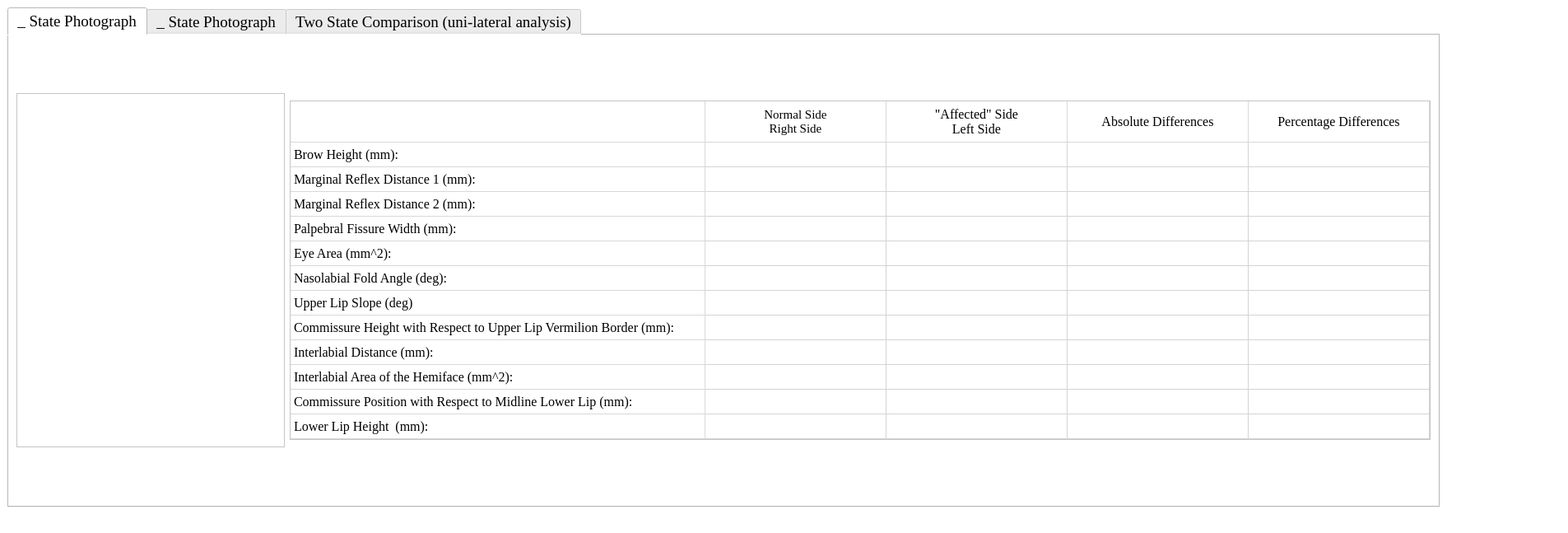
<?xml version="1.0" encoding="UTF-8"?>
<ui version="4.0">
 <class>MainWindow</class>
 <widget class="QMainWindow" name="MainWindow">
  <property name="geometry">
   <rect>
    <x>0</x>
    <y>0</y>
    <width>1905</width>
    <height>647</height>
   </rect>
  </property>
  <property name="sizePolicy">
   <sizepolicy hsizetype="Fixed" vsizetype="Fixed">
    <horstretch>0</horstretch>
    <verstretch>0</verstretch>
   </sizepolicy>
  </property>
  <property name="windowTitle">
   <string>Measurement Window</string>
  </property>
  <property name="windowIcon">
   <iconset>
    <normaloff>../icons/Home_logo_square.jpg</normaloff>../icons/Home_logo_square.jpg</iconset>
  </property>
  <property name="styleSheet">
   <string notr="true">background-color: rgb(255, 255, 255);</string>
  </property>
  <widget class="QWidget" name="centralwidget">
   <layout class="QFormLayout" name="formLayout">
    <item row="0" column="0">
     <widget class="QTabWidget" name="tabWidget">
      <property name="font">
       <font>
        <family>Times New Roman</family>
        <pointsize>14</pointsize>
       </font>
      </property>
      <property name="styleSheet">
       <string notr="true">background-color: rgb(255, 255, 255);</string>
      </property>
      <property name="currentIndex">
       <number>0</number>
      </property>
      <widget class="QWidget" name="photo1Tab">
       <attribute name="title">
        <string>_ State Photograph</string>
       </attribute>
       <layout class="QGridLayout" name="gridLayout_2">
        <item row="0" column="2">
         <widget class="QTableWidget" name="photo1Table">
          <property name="sizePolicy">
           <sizepolicy hsizetype="Fixed" vsizetype="Fixed">
            <horstretch>0</horstretch>
            <verstretch>0</verstretch>
           </sizepolicy>
          </property>
          <property name="minimumSize">
           <size>
            <width>0</width>
            <height>0</height>
           </size>
          </property>
          <property name="font">
           <font>
            <family>Times New Roman</family>
            <pointsize>12</pointsize>
           </font>
          </property>
          <property name="styleSheet">
           <string notr="true">QHeaderView::section{
            border-top:0px solid #D8D8D8;
            border-left:0px solid #D8D8D8;
            border-right:1px solid #D8D8D8;
            border-bottom: 1px solid #D8D8D8;
            background-color:white;
            padding:4px;
}

  QTableCornerButton::section{
            border-top:0px solid #D8D8D8;
            border-left:0px solid #D8D8D8;
            border-right:1px solid #D8D8D8;
            border-bottom: 1px solid #D8D8D8;
            background-color:white;
}</string>
          </property>
          <property name="lineWidth">
           <number>0</number>
          </property>
          <property name="verticalScrollBarPolicy">
           <enum>Qt::ScrollBarAlwaysOff</enum>
          </property>
          <property name="horizontalScrollBarPolicy">
           <enum>Qt::ScrollBarAlwaysOff</enum>
          </property>
          <property name="sizeAdjustPolicy">
           <enum>QAbstractScrollArea::AdjustToContentsOnFirstShow</enum>
          </property>
          <property name="editTriggers">
           <set>QAbstractItemView::NoEditTriggers</set>
          </property>
          <property name="dragEnabled">
           <bool>false</bool>
          </property>
          <property name="dragDropOverwriteMode">
           <bool>false</bool>
          </property>
          <property name="selectionMode">
           <enum>QAbstractItemView::SingleSelection</enum>
          </property>
          <property name="selectionBehavior">
           <enum>QAbstractItemView::SelectRows</enum>
          </property>
          <property name="textElideMode">
           <enum>Qt::ElideRight</enum>
          </property>
          <attribute name="horizontalHeaderCascadingSectionResizes">
           <bool>false</bool>
          </attribute>
          <attribute name="horizontalHeaderDefaultSectionSize">
           <number>220</number>
          </attribute>
          <row>
           <property name="text">
            <string>Brow Height (mm):</string>
           </property>
           <property name="toolTip">
            <string>&lt;html&gt;&lt;head/&gt;&lt;body&gt;&lt;p&gt;&lt;span style=&quot; font-family:'Times New Roman';&quot;&gt;Testing&lt;/span&gt;&lt;/p&gt;&lt;/body&gt;&lt;/html&gt;</string>
           </property>
           <property name="font">
            <font>
             <family>Times New Roman</family>
             <pointsize>12</pointsize>
            </font>
           </property>
          </row>
          <row>
           <property name="text">
            <string>Marginal Reflex Distance 1 (mm):</string>
           </property>
           <property name="font">
            <font>
             <family>Times New Roman</family>
             <pointsize>12</pointsize>
            </font>
           </property>
          </row>
          <row>
           <property name="text">
            <string>Marginal Reflex Distance 2 (mm):</string>
           </property>
           <property name="font">
            <font>
             <family>Times New Roman</family>
             <pointsize>12</pointsize>
            </font>
           </property>
          </row>
          <row>
           <property name="text">
            <string>Palpebral Fissure Width (mm):</string>
           </property>
           <property name="font">
            <font>
             <family>Times New Roman</family>
             <pointsize>12</pointsize>
            </font>
           </property>
          </row>
          <row>
           <property name="text">
            <string>Eye Area (mm^2):</string>
           </property>
           <property name="font">
            <font>
             <family>Times New Roman</family>
             <pointsize>12</pointsize>
            </font>
           </property>
          </row>
          <row>
           <property name="text">
            <string>Nasolabial Fold Angle (deg):</string>
           </property>
           <property name="font">
            <font>
             <family>Times New Roman</family>
             <pointsize>12</pointsize>
            </font>
           </property>
          </row>
          <row>
           <property name="text">
            <string>Upper Lip Slope (deg)</string>
           </property>
           <property name="font">
            <font>
             <family>Times New Roman</family>
             <pointsize>12</pointsize>
            </font>
           </property>
          </row>
          <row>
           <property name="text">
            <string>Commissure Height with Respect to Upper Lip Vermilion Border (mm):</string>
           </property>
           <property name="font">
            <font>
             <family>Times New Roman</family>
             <pointsize>12</pointsize>
            </font>
           </property>
          </row>
          <row>
           <property name="text">
            <string>Interlabial Distance (mm):</string>
           </property>
           <property name="font">
            <font>
             <family>Times New Roman</family>
             <pointsize>12</pointsize>
            </font>
           </property>
          </row>
          <row>
           <property name="text">
            <string>Interlabial Area of the Hemiface (mm^2):</string>
           </property>
           <property name="font">
            <font>
             <family>Times New Roman</family>
             <pointsize>12</pointsize>
            </font>
           </property>
          </row>
          <row>
           <property name="text">
            <string>Commissure Position with Respect to Midline Lower Lip (mm):</string>
           </property>
           <property name="font">
            <font>
             <family>Times New Roman</family>
             <pointsize>12</pointsize>
            </font>
           </property>
          </row>
          <row>
           <property name="text">
            <string>Lower Lip Height  (mm):</string>
           </property>
           <property name="font">
            <font>
             <family>Times New Roman</family>
             <pointsize>12</pointsize>
            </font>
           </property>
          </row>
          <column>
           <property name="text">
            <string>Normal Side  
Right Side</string>
           </property>
           <property name="font">
            <font>
             <family>Times New Roman</family>
             <pointsize>11</pointsize>
            </font>
           </property>
          </column>
          <column>
           <property name="text">
            <string>&quot;Affected&quot; Side  
Left Side</string>
           </property>
           <property name="font">
            <font>
             <family>Times New Roman</family>
             <pointsize>12</pointsize>
            </font>
           </property>
          </column>
          <column>
           <property name="text">
            <string>Absolute Differences</string>
           </property>
           <property name="font">
            <font>
             <family>Times New Roman</family>
             <pointsize>12</pointsize>
            </font>
           </property>
          </column>
          <column>
           <property name="text">
            <string>Percentage Differences</string>
           </property>
           <property name="font">
            <font>
             <family>Times New Roman</family>
             <pointsize>12</pointsize>
            </font>
           </property>
          </column>
          <item row="0" column="2">
           <property name="text">
            <string/>
           </property>
           <property name="flags">
            <set>ItemIsSelectable|ItemIsEnabled</set>
           </property>
          </item>
         </widget>
        </item>
        <item row="0" column="1">
         <widget class="MetricsDisplay" name="metricsLabel1">
          <property name="minimumSize">
           <size>
            <width>326</width>
            <height>430</height>
           </size>
          </property>
          <property name="maximumSize">
           <size>
            <width>326</width>
            <height>430</height>
           </size>
          </property>
         </widget>
        </item>
       </layout>
      </widget>
      <widget class="QWidget" name="photo2Tab">
       <attribute name="title">
        <string>_ State Photograph</string>
       </attribute>
       <layout class="QGridLayout" name="gridLayout">
        <item row="0" column="0">
         <widget class="MetricsDisplay" name="metricsLabel2">
          <property name="minimumSize">
           <size>
            <width>326</width>
            <height>430</height>
           </size>
          </property>
          <property name="maximumSize">
           <size>
            <width>326</width>
            <height>430</height>
           </size>
          </property>
         </widget>
        </item>
        <item row="0" column="1">
         <widget class="QTableWidget" name="photo2Table">
          <property name="sizePolicy">
           <sizepolicy hsizetype="Fixed" vsizetype="Fixed">
            <horstretch>0</horstretch>
            <verstretch>0</verstretch>
           </sizepolicy>
          </property>
          <property name="minimumSize">
           <size>
            <width>0</width>
            <height>0</height>
           </size>
          </property>
          <property name="font">
           <font>
            <family>Times New Roman</family>
            <pointsize>12</pointsize>
           </font>
          </property>
          <property name="styleSheet">
           <string notr="true">QHeaderView::section{
            border-top:0px solid #D8D8D8;
            border-left:0px solid #D8D8D8;
            border-right:1px solid #D8D8D8;
            border-bottom: 1px solid #D8D8D8;
            background-color:white;
            padding:4px;
}

  QTableCornerButton::section{
            border-top:0px solid #D8D8D8;
            border-left:0px solid #D8D8D8;
            border-right:1px solid #D8D8D8;
            border-bottom: 1px solid #D8D8D8;
            background-color:white;
}</string>
          </property>
          <property name="lineWidth">
           <number>0</number>
          </property>
          <property name="verticalScrollBarPolicy">
           <enum>Qt::ScrollBarAlwaysOff</enum>
          </property>
          <property name="horizontalScrollBarPolicy">
           <enum>Qt::ScrollBarAlwaysOff</enum>
          </property>
          <property name="sizeAdjustPolicy">
           <enum>QAbstractScrollArea::AdjustToContentsOnFirstShow</enum>
          </property>
          <property name="editTriggers">
           <set>QAbstractItemView::NoEditTriggers</set>
          </property>
          <property name="selectionMode">
           <enum>QAbstractItemView::SingleSelection</enum>
          </property>
          <property name="selectionBehavior">
           <enum>QAbstractItemView::SelectRows</enum>
          </property>
          <attribute name="horizontalHeaderDefaultSectionSize">
           <number>220</number>
          </attribute>
          <row>
           <property name="text">
            <string>Brow Height (mm):</string>
           </property>
           <property name="font">
            <font>
             <family>Times New Roman</family>
             <pointsize>12</pointsize>
            </font>
           </property>
          </row>
          <row>
           <property name="text">
            <string>Marginal Reflex Distance 1 (mm):</string>
           </property>
           <property name="font">
            <font>
             <family>Times New Roman</family>
             <pointsize>12</pointsize>
            </font>
           </property>
          </row>
          <row>
           <property name="text">
            <string>Marginal Reflex Distance 2 (mm):</string>
           </property>
           <property name="font">
            <font>
             <family>Times New Roman</family>
             <pointsize>12</pointsize>
            </font>
           </property>
          </row>
          <row>
           <property name="text">
            <string>Palpebral Fissure Width (mm):</string>
           </property>
           <property name="font">
            <font>
             <family>Times New Roman</family>
             <pointsize>12</pointsize>
            </font>
           </property>
          </row>
          <row>
           <property name="text">
            <string>Eye Area (mm^2):</string>
           </property>
           <property name="font">
            <font>
             <family>Times New Roman</family>
             <pointsize>12</pointsize>
            </font>
           </property>
          </row>
          <row>
           <property name="text">
            <string>Nasolabial Fold Angle (deg):</string>
           </property>
           <property name="font">
            <font>
             <family>Times New Roman</family>
             <pointsize>12</pointsize>
            </font>
           </property>
          </row>
          <row>
           <property name="text">
            <string>Upper Lip Slope (deg)</string>
           </property>
           <property name="font">
            <font>
             <family>Times New Roman</family>
             <pointsize>12</pointsize>
            </font>
           </property>
          </row>
          <row>
           <property name="text">
            <string>Commissure Height with Respect to Upper Lip Vermilion Border (mm):</string>
           </property>
           <property name="font">
            <font>
             <family>Times New Roman</family>
             <pointsize>12</pointsize>
            </font>
           </property>
          </row>
          <row>
           <property name="text">
            <string>Interlabial Distance (mm):</string>
           </property>
           <property name="font">
            <font>
             <family>Times New Roman</family>
             <pointsize>12</pointsize>
            </font>
           </property>
          </row>
          <row>
           <property name="text">
            <string>Interlabial Area of the Hemiface (mm^2):</string>
           </property>
           <property name="font">
            <font>
             <family>Times New Roman</family>
             <pointsize>12</pointsize>
            </font>
           </property>
          </row>
          <row>
           <property name="text">
            <string>Commissure Position with Respect to Midline Lower Lip (mm):</string>
           </property>
           <property name="font">
            <font>
             <family>Times New Roman</family>
             <pointsize>12</pointsize>
            </font>
           </property>
          </row>
          <row>
           <property name="text">
            <string>Lower Lip Height  (mm):</string>
           </property>
           <property name="font">
            <font>
             <family>Times New Roman</family>
             <pointsize>12</pointsize>
            </font>
           </property>
          </row>
          <column>
           <property name="text">
            <string>Normal Side 
Right Side</string>
           </property>
           <property name="font">
            <font>
             <family>Times New Roman</family>
             <pointsize>11</pointsize>
            </font>
           </property>
          </column>
          <column>
           <property name="text">
            <string>&quot;Affected&quot; Side  
Left Side</string>
           </property>
           <property name="font">
            <font>
             <family>Times New Roman</family>
             <pointsize>12</pointsize>
            </font>
           </property>
          </column>
          <column>
           <property name="text">
            <string>Absolute Differences</string>
           </property>
           <property name="font">
            <font>
             <family>Times New Roman</family>
             <pointsize>12</pointsize>
            </font>
           </property>
          </column>
          <column>
           <property name="text">
            <string>Percentage Differences</string>
           </property>
           <property name="font">
            <font>
             <family>Times New Roman</family>
             <pointsize>12</pointsize>
            </font>
           </property>
          </column>
         </widget>
        </item>
       </layout>
      </widget>
      <widget class="QWidget" name="sideTab">
       <attribute name="title">
        <string>Two State Comparison (uni-lateral analysis)</string>
       </attribute>
       <layout class="QGridLayout" name="gridLayout_3">
        <item row="0" column="0">
         <widget class="MetricsDisplay" name="metricsLabel3">
          <property name="minimumSize">
           <size>
            <width>326</width>
            <height>430</height>
           </size>
          </property>
          <property name="maximumSize">
           <size>
            <width>326</width>
            <height>430</height>
           </size>
          </property>
         </widget>
        </item>
        <item row="0" column="1">
         <widget class="QTableWidget" name="sideTable">
          <property name="sizePolicy">
           <sizepolicy hsizetype="Fixed" vsizetype="Fixed">
            <horstretch>0</horstretch>
            <verstretch>0</verstretch>
           </sizepolicy>
          </property>
          <property name="minimumSize">
           <size>
            <width>0</width>
            <height>0</height>
           </size>
          </property>
          <property name="font">
           <font>
            <family>Times New Roman</family>
            <pointsize>12</pointsize>
            <stylestrategy>PreferDefault</stylestrategy>
           </font>
          </property>
          <property name="styleSheet">
           <string notr="true">QHeaderView::section{
            border-top:0px solid #D8D8D8;
            border-left:0px solid #D8D8D8;
            border-right:1px solid #D8D8D8;
            border-bottom: 1px solid #D8D8D8;
            background-color:white;
            padding:4px;
}

  QTableCornerButton::section{
            border-top:0px solid #D8D8D8;
            border-left:0px solid #D8D8D8;
            border-right:1px solid #D8D8D8;
            border-bottom: 1px solid #D8D8D8;
            background-color:white;
}</string>
          </property>
          <property name="lineWidth">
           <number>0</number>
          </property>
          <property name="verticalScrollBarPolicy">
           <enum>Qt::ScrollBarAlwaysOff</enum>
          </property>
          <property name="horizontalScrollBarPolicy">
           <enum>Qt::ScrollBarAlwaysOff</enum>
          </property>
          <property name="sizeAdjustPolicy">
           <enum>QAbstractScrollArea::AdjustToContentsOnFirstShow</enum>
          </property>
          <property name="editTriggers">
           <set>QAbstractItemView::NoEditTriggers</set>
          </property>
          <property name="selectionMode">
           <enum>QAbstractItemView::SingleSelection</enum>
          </property>
          <property name="selectionBehavior">
           <enum>QAbstractItemView::SelectRows</enum>
          </property>
          <property name="verticalScrollMode">
           <enum>QAbstractItemView::ScrollPerItem</enum>
          </property>
          <attribute name="horizontalHeaderDefaultSectionSize">
           <number>220</number>
          </attribute>
          <attribute name="horizontalHeaderMinimumSectionSize">
           <number>220</number>
          </attribute>
          <attribute name="verticalHeaderMinimumSectionSize">
           <number>37</number>
          </attribute>
          <row>
           <property name="text">
            <string>Brow Height (mm):</string>
           </property>
           <property name="font">
            <font>
             <family>Times New Roman</family>
             <pointsize>12</pointsize>
            </font>
           </property>
          </row>
          <row>
           <property name="text">
            <string>Marginal Reflex Distance 1 (mm):</string>
           </property>
           <property name="font">
            <font>
             <family>Times New Roman</family>
             <pointsize>12</pointsize>
            </font>
           </property>
          </row>
          <row>
           <property name="text">
            <string>Marginal Reflex Distance 2 (mm):</string>
           </property>
           <property name="font">
            <font>
             <family>Times New Roman</family>
             <pointsize>12</pointsize>
            </font>
           </property>
          </row>
          <row>
           <property name="text">
            <string>Palpebral Fissure Width (mm):</string>
           </property>
           <property name="font">
            <font>
             <family>Times New Roman</family>
             <pointsize>12</pointsize>
            </font>
           </property>
          </row>
          <row>
           <property name="text">
            <string>Eye Area (mm^2):</string>
           </property>
           <property name="font">
            <font>
             <family>Times New Roman</family>
             <pointsize>12</pointsize>
            </font>
           </property>
          </row>
          <row>
           <property name="text">
            <string>Nasolabial Fold Angle (deg):</string>
           </property>
           <property name="font">
            <font>
             <family>Times New Roman</family>
             <pointsize>12</pointsize>
            </font>
           </property>
          </row>
          <row>
           <property name="text">
            <string>Upper Lip Slope (deg)</string>
           </property>
           <property name="font">
            <font>
             <family>Times New Roman</family>
             <pointsize>12</pointsize>
            </font>
           </property>
          </row>
          <row>
           <property name="text">
            <string>Commissure Height with Respect to Upper Lip Vermilion Border (mm):</string>
           </property>
           <property name="font">
            <font>
             <family>Times New Roman</family>
             <pointsize>12</pointsize>
            </font>
           </property>
          </row>
          <row>
           <property name="text">
            <string>Interlabial Distance (mm):</string>
           </property>
           <property name="font">
            <font>
             <family>Times New Roman</family>
             <pointsize>12</pointsize>
            </font>
           </property>
          </row>
          <row>
           <property name="text">
            <string>Interlabial Area of the Hemiface (mm^2):</string>
           </property>
           <property name="font">
            <font>
             <family>Times New Roman</family>
             <pointsize>12</pointsize>
            </font>
           </property>
          </row>
          <row>
           <property name="text">
            <string>Commissure Position with Respect to Midline Lower Lip (mm):</string>
           </property>
           <property name="font">
            <font>
             <family>Times New Roman</family>
             <pointsize>12</pointsize>
            </font>
           </property>
          </row>
          <row>
           <property name="text">
            <string>Lower Lip Height  (mm):</string>
           </property>
           <property name="font">
            <font>
             <family>Times New Roman</family>
             <pointsize>12</pointsize>
            </font>
           </property>
          </row>
          <column>
           <property name="text">
            <string>Normal (Right) Side 
Absolute Differences</string>
           </property>
           <property name="font">
            <font>
             <family>Times New Roman</family>
             <pointsize>12</pointsize>
            </font>
           </property>
          </column>
          <column>
           <property name="text">
            <string>Normal (Right) Side 
Percentage Differences</string>
           </property>
           <property name="font">
            <font>
             <family>Times New Roman</family>
             <pointsize>12</pointsize>
            </font>
           </property>
          </column>
          <column>
           <property name="text">
            <string>&quot;Affected&quot; (Left) Side 
Absolute Differences</string>
           </property>
           <property name="font">
            <font>
             <family>Times New Roman</family>
             <pointsize>12</pointsize>
            </font>
           </property>
          </column>
          <column>
           <property name="text">
            <string>&quot;Affected&quot; (Left) Side 
Percentage Differences</string>
           </property>
           <property name="font">
            <font>
             <family>Times New Roman</family>
             <pointsize>12</pointsize>
            </font>
           </property>
          </column>
         </widget>
        </item>
       </layout>
      </widget>
     </widget>
    </item>
   </layout>
  </widget>
  <widget class="QMenuBar" name="menubar">
   <property name="geometry">
    <rect>
     <x>0</x>
     <y>0</y>
     <width>1905</width>
     <height>26</height>
    </rect>
   </property>
  </widget>
  <widget class="QStatusBar" name="statusbar"/>
 </widget>
 <customwidgets>
  <customwidget>
   <class>MetricsDisplay</class>
   <extends>QGraphicsView</extends>
   <header>MetricsDisplay.h</header>
  </customwidget>
 </customwidgets>
 <resources/>
 <connections/>
</ui>
